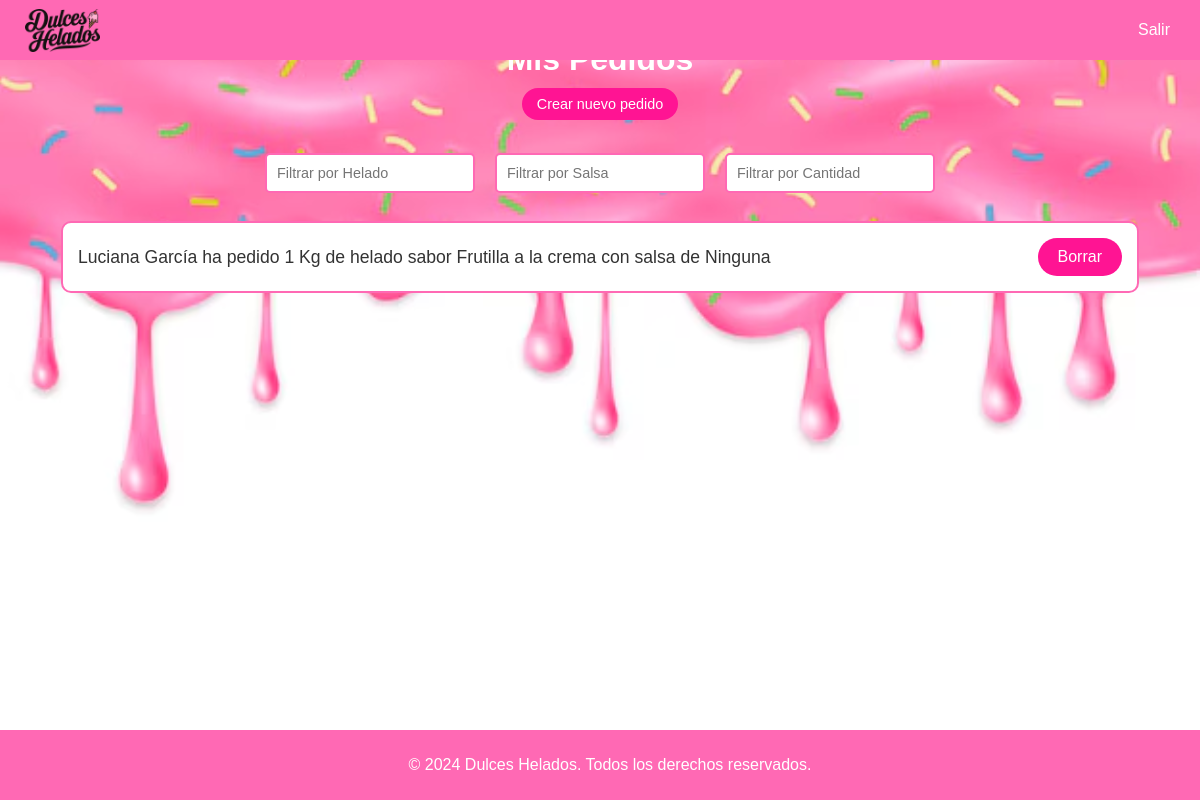
Page /cliente/ver_mis_pedidos/1/ on the committed database.
### Pedidos/models.py (models this page shows, shortened)
class Pedido(models.Model):
    cliente = models.ForeignKey(Cliente, on_delete=models.CASCADE)
    cantidad = models.ForeignKey(Cantidad, on_delete=models.CASCADE)
    helado = models.ForeignKey(Helado, on_delete=models.CASCADE)
    salsa = models.ForeignKey(Salsa, on_delete=models.CASCADE)

class Cliente(models.Model):
    usuario = models.CharField(max_length=50)
    contrasena = models.CharField(max_length=50)
    def __str__(self):
        return self.usuario

class Cantidad(models.Model):
    cantidad = models.CharField(max_length=50)
    def __str__(self):
        return str(self.cantidad)

class Helado(models.Model):
    helado = models.CharField(max_length=50)
    color = models.CharField(max_length=7)  # Guardamos el color en formato hexadecimal
    def __str__(self):
        return self.helado

class Salsa(models.Model):
    salsa = models.CharField(max_length=50)
    color = models.CharField(max_length=7)  # Guardamos el color en formato hexadecimal
    def __str__(self):
        return self.salsa

### Pedidos/views.py (the view)
# urls.py: path('cliente/ver_mis_pedidos/<int:cliente_id>/', views.ver_mis_pedidos, name='ver_mis_pedidos'),
def ver_mis_pedidos(request, cliente_id):
    cliente = Cliente.objects.get(id=cliente_id)
    pedidos = Pedido.objects.filter(cliente=cliente)
    return render(request, 'Cliente/ver_mis_pedidos.html', {
        'cliente': cliente,
        'pedidos': pedidos
    })

### Pedidos/templates/Cliente/ver_mis_pedidos.html (shortened to what this page needs)
<!DOCTYPE html>
<html lang="es">
<head>
    <link rel="stylesheet" href="https://cdn.jsdelivr.net/npm/sweetalert2@11/dist/sweetalert2.min.css">
</head>
<body>
    <nav>
        <div class="logo">
            <img src="/static/dulces-helados-logo.png" alt="Heladería" class="icono" onclick="location.href='{% url 'general_cliente' cliente.id %}'">
        </div>
        <div>
            <a href="{% url 'inicio' %}">Salir</a>
        </div>
    </nav>
    <div class="main-content">
        <h1>Mis Pedidos</h1>
        <button class="button" onclick="location.href='{% url 'crear_pedido_cliente'% cliente.id }'">Crear nuevo pedido</button>
        <div class="filtros">
            <input type="text" id="heladoFiltro" placeholder="Filtrar por Helado" oninput="filtrarPedidos()">
            <input type="text" id="salsaFiltro" placeholder="Filtrar por Salsa" oninput="filtrarPedidos()">
            <input type="text" id="cantidadFiltro" placeholder="Filtrar por Cantidad" oninput="filtrarPedidos()">
        </div>
        {% for pedido in pedidos %}
        <div class="pedido" data-cliente="{{ pedido.cliente }}" data-helado="{{ pedido.helado }}" data-salsa="{{ pedido.salsa }}" data-cantidad="{{ pedido.cantidad }}">
            <p>{{ pedido.cliente }} ha pedido {{ pedido.cantidad }} de helado sabor {{ pedido.helado }} con salsa de {{ pedido.salsa }}</p>
            <button class="entregado-button" onclick="confirmarEntrega('{{ pedido.id }}')">Borrar</button>
        </div>
    </div>
    <footer>
        <p>&copy; 2024 Dulces Helados. Todos los derechos reservados.</p>
    </footer>
</body>
</html>

### Pedidos/templates/Cliente/ver_mis_pedidos.html (style rules this page uses)
body { font-family: 'Arial', sans-serif; margin: 0; padding: 0; display: flex; flex-direction: column; min-height: 100vh; background-image: url('../../static/fondo1.png'); background-size: cover; background-position: center; }
nav { background-color: #ff69b4; padding: 10px; display: flex; justify-content: space-between; align-items: center; position: fixed; width: 100%; height: 5vh; top: 0; left: 0; z-index: 1000; }
nav a { color: white; text-decoration: none; font-size: 1em; margin-right: 25px; padding: 10px 15px; }
.icono { margin-top: 5px; width: 75px; margin-left: 15px; height: auto; cursor: pointer; }
.main-content { flex-grow: 1; padding: 20px; display: flex; flex-direction: column; align-items: center; justify-content: flex-start; }
h1 { color: #ffffff; font-size: 2em; margin-bottom: 10px; }
.filtros { display: flex; justify-content: center; margin-bottom: 20px; }
.filtros input { margin: 0 10px; padding: 10px; border: 2px solid #ff69b4; border-radius: 5px; font-size: 1em; color: #333; }
.pedido { width: 90%; background-color: #fff; border: 2px solid #ff69b4; border-radius: 10px; margin-bottom: 20px; padding: 15px; display: flex; justify-content: space-between; align-items: center; transition: transform 0.3s ease; }
.pedido p { margin: 0; font-size: 1.1em; color: #333; }
.pedido .entregado-button { background-color: #ff1493; color: white; border: none; padding: 10px 20px; font-size: 1em; border-radius: 50px; cursor: pointer; transition: background-color 0.3s ease; }
.button { background-color: #ff1493; color: white; border: none; padding: 10px 20px; font-size: 1em; border-radius: 50px; cursor: pointer; transition: background-color 0.3s ease; margin-bottom: 25px; }
footer { background-color: #ff69b4; color: white; text-align: center; padding: 10px; position: relative; bottom: 0; left: 0; width: 100%; }
.button { padding: 8px 15px; font-size: 0.9em; }
.filtros { padding: 8px 15px; font-size: 0.9em; }

### rows in the picture
Pedido: cliente "Luciana García", cantidad "1 Kg", helado "Frutilla a la crema", salsa "Ninguna"
